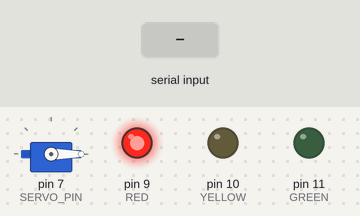
Simulated run of this sketch. Board: Arduino Uno, built with avr-gcc and run on an emulated ATmega328P. Parts: servo, output pins drawn as LEDs (lit = HIGH). Inputs (shaded band) come from the test bench. What the sketch prints to the serial monitor is not drawn.

Above: at 1.2 s.
1.3 s: "90,45\n" received over Serial
At 1.9 s:
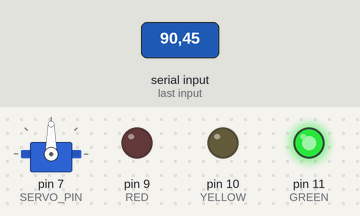
2.8 s: "30,150\n" received over Serial
At 3.3 s:
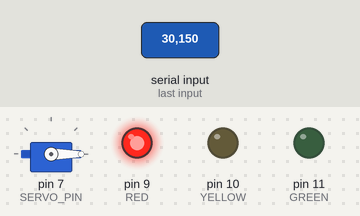
4.3 s: "200\n" received over Serial
5.8 s: "5\n" received over Serial
At 6.6 s:
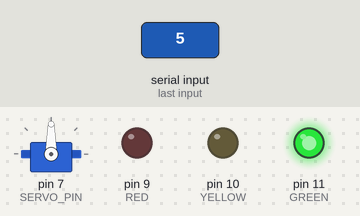
7.3 s: "0\n" received over Serial
At 7.7 s:
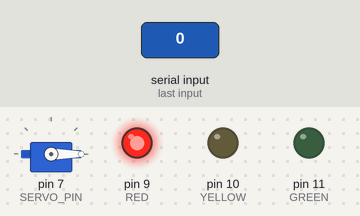
Timing chart, 0 to 9.8 s (numbered marks = the images above; inputs shaded):
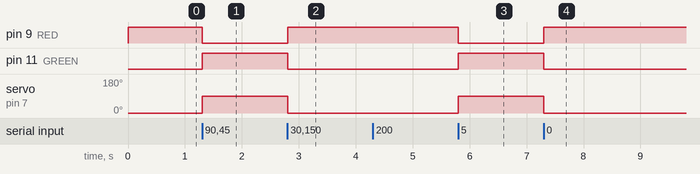

The sketch:

project_door.ino
```cpp
// 🚪 프로젝트 C: 손으로 여는 문 (서보모터 7번 핀 추가)
//    손가락을 펼수록 문이 열림: 0개 = 0도(닫힘) … 5개 = 90도(활짝)
#include <Servo.h>       // 서보모터를 쉽게 움직이게 해 주는 도구 모음

Servo door;              // 'door'라는 이름의 서보모터
const int SERVO_PIN = 7; // 서보모터 신호선(주황/노랑)은 7번 핀
const int RED = 9;       // 빨강 LED = 문 닫힘
const int YELLOW = 10;   // 노랑 LED = 열리는 중
const int GREEN = 11;    // 초록 LED = 활짝 열림

void setup() {
  Serial.begin(9600);        // 컴퓨터와 대화 시작 (속도 9600)
  door.attach(SERVO_PIN);    // 7번 핀으로 서보모터 조종 시작
  pinMode(RED, OUTPUT);
  pinMode(YELLOW, OUTPUT);
  pinMode(GREEN, OUTPUT);
  door.write(0);             // 처음에는 문 닫기 (0도)
  digitalWrite(RED, HIGH);
  Serial.println("문 열기 준비 완료: 0~5 숫자 입력");
}

void loop() {
  if (Serial.available() > 0) {
    char c = Serial.read();
    if (c >= '0' && c <= '5') {
      int n = c - '0';           // 글자 '5' → 숫자 5
      int angle = n * 18;        // 0, 18, 36, 54, 72, 90도
      door.write(angle);         // 서보모터를 그 각도로 돌리기

      // 불빛으로 문 상태 알려 주기
      digitalWrite(RED, LOW);
      digitalWrite(YELLOW, LOW);
      digitalWrite(GREEN, LOW);
      if (n == 0) {
        digitalWrite(RED, HIGH);      // 닫힘
      } else if (n == 5) {
        digitalWrite(GREEN, HIGH);    // 활짝 열림
      } else {
        digitalWrite(YELLOW, HIGH);   // 조금 열림
      }

      Serial.print("문 각도: ");
      Serial.println(angle);
    }
  }
}
```

Measured:
- after the input at 1.3 s, pin 9 (RED): HIGH → LOW at once; pin 11 (GREEN): LOW → HIGH at once; servo on pin 7 (SERVO_PIN): 0° → 90° at once
- after the input at 2.8 s, pin 9 (RED): LOW → HIGH at once; pin 11 (GREEN): HIGH → LOW at once; servo on pin 7 (SERVO_PIN): 90° → 0° at once
- after the input at 5.8 s, pin 9 (RED): HIGH → LOW at once; pin 11 (GREEN): LOW → HIGH at once; servo on pin 7 (SERVO_PIN): 0° → 90° at once
- after the input at 7.3 s, pin 9 (RED): LOW → HIGH at once; pin 11 (GREEN): HIGH → LOW at once; servo on pin 7 (SERVO_PIN): 90° → 0° at once
